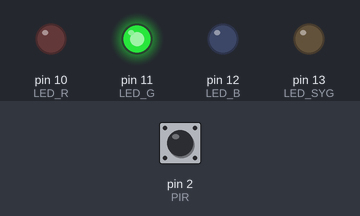
The sketch below on a simulated Arduino Uno, built with avr-gcc and run on an emulated ATmega328P. Shown: output pins drawn as LEDs (lit = HIGH). The test bench sets the inputs (shaded band); at power-on: pin 2 (PIR) LOW.

Above: at 1.2 s.
1.3 s: pin 2 (PIR) pulsed HIGH 5 times (0.12 s each, 0.3 s apart)
At 3.0 s:
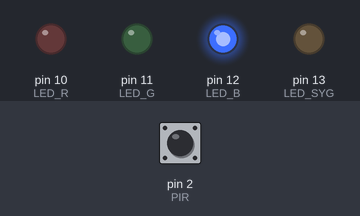
4.3 s: pin 2 (PIR) driven HIGH
At 4.8 s:
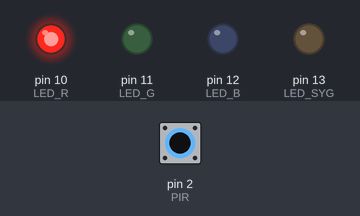
Timing chart, 0 to 7.3 s (numbered marks = the images above; inputs shaded):
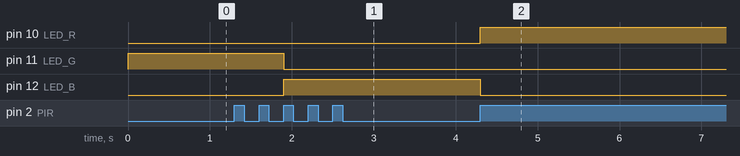

The sketch:

10_przerwania_cz2.ino
```cpp
#define LED_R 10
#define LED_G 11
#define LED_B 12
#define LED_SYG 13

#define PIR 2

volatile int ileRazy = 0;

void setup() {
  pinMode(LED_R, OUTPUT); //Poszczególne piny sterujące diodą jako wyjścia
  pinMode(LED_G, OUTPUT);
  pinMode(LED_B, OUTPUT);
  pinMode(LED_SYG, OUTPUT);

  pinMode(PIR, INPUT); //PIR jako wejście

  digitalWrite(LED_R, LOW);
  digitalWrite(LED_G, LOW);
  digitalWrite(LED_B, LOW);

  attachInterrupt(digitalPinToInterrupt(PIR), alarm, RISING); //Przerwanie reagujące na zbocze
}

void loop() {
  if (ileRazy < 3) { //Akceptowalnie - kolor zielony
    digitalWrite(LED_R, LOW);
    digitalWrite(LED_G, HIGH);
    digitalWrite(LED_B, LOW);
  } else if (ileRazy < 6) { //Zaczyna być groźnie - kolor niebieski
    digitalWrite(LED_R, LOW);
    digitalWrite(LED_G, LOW);
    digitalWrite(LED_B, HIGH);
  } else { //Alarm - ponad 6 razy wykryto ruch - kolor czerwony
    digitalWrite(LED_R, HIGH);
    digitalWrite(LED_G, LOW);
    digitalWrite(LED_B, LOW);
  }
}

void alarm() { //Przerwane
  ileRazy++; //Wykryto kolejny alarm
}
```

Measured:
- after the input at 1.3 s, pin 11 (LED_G): HIGH → LOW after 0.60 s; pin 12 (LED_B): LOW → HIGH after 0.60 s
- after the input at 4.3 s, pin 10 (LED_R): LOW → HIGH at once; pin 12 (LED_B): HIGH → LOW at once
